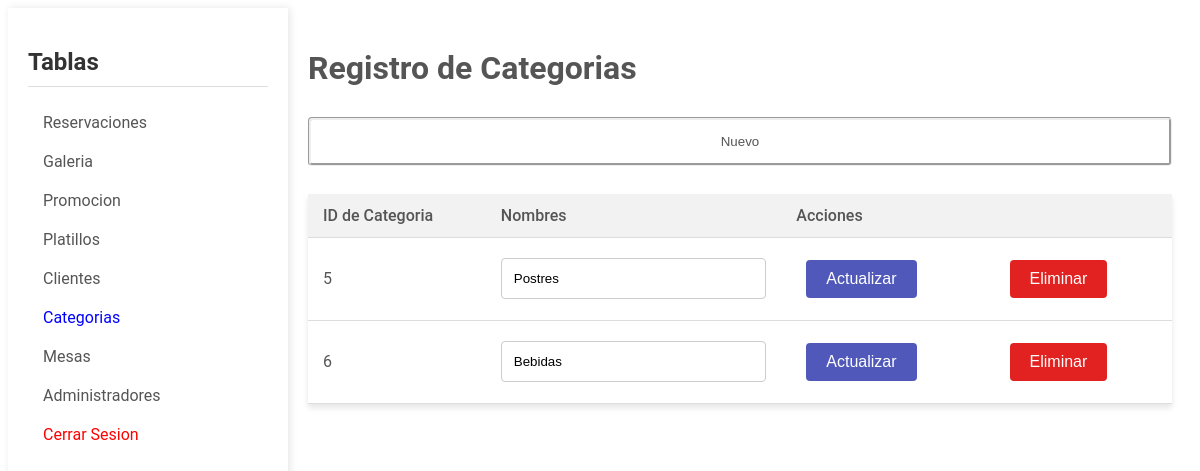
/admCategoria.php (signed in), run on an earlier commit of the app's database.
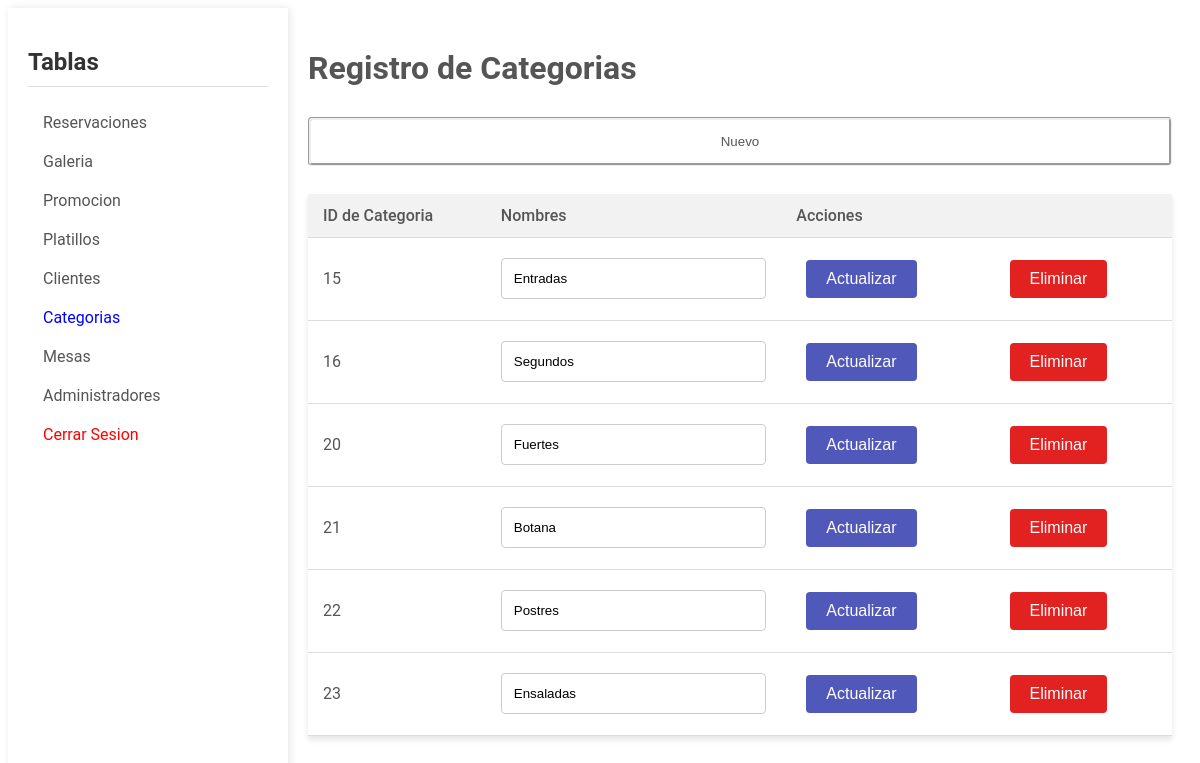
And on a later commit of the database.
### tables this page shows
CREATE TABLE `categoria` (
  `idCategoria` int(11) NOT NULL,
  `nombre` varchar(50) DEFAULT NULL
);

### dao/Database.php (called while the page is built, shortened)
<?php
class Database
{
    private static $instance = null;
    private function __construct()
    {
        $dsn = 'mysql:host=localhost;dbname=higal';
        $username = 'esteban';
        $password = '@Database23';
        $options = [
            PDO::ATTR_PERSISTENT => true,
            PDO::ATTR_ERRMODE => PDO::ERRMODE_EXCEPTION
        ];
        try {
            $this->pdo = new PDO($dsn, $username, $password, $options);
        } catch (PDOException $e) {
            echo 'Connection failed: ' . $e->getMessage();
        }
    }
    public static function getInstance()
    {
        if (self::$instance === null) {
            self::$instance = new Database();
        }
        return self::$instance->pdo;
    }
}

### dao/categoriaDAO.php (called while the page is built, shortened)
<?php
require_once 'Database.php';
class CategoriaDAO
{
    private $pdo;
    public function __construct()
    {
        $this->pdo = Database::getInstance();
    }
    public function obtenerCategorias()
    {
        try {
            $sql = "SELECT * FROM categoria";
            $stmt = $this->pdo->prepare($sql);
            $stmt->execute();
            $datos = $stmt->fetchAll(PDO::FETCH_ASSOC);
            return $datos;
        } catch (PDOException $e) {
            echo "Error: " . $e->getMessage();
            return false;
        }
    }
}

### admCategoria.php (the view, shortened to what this page needs)
<?php
include 'dao/categoriaDAO.php';
?>
<!DOCTYPE html>
<html lang="es">
<head>
    <link rel="stylesheet" href="assets/css/adminPanel.css">
</head>
<body>
    <div class="container">
        <aside class="sidebar">
            <h2>Tablas</h2>
            <ul>
                <li><a href="admReservacion.php">Reservaciones</a></li>
                <li><a href="admGaleria.php">Galeria</a></li>
                <li><a href="admPromocion.php">Promocion</a></li>
                <li><a href="admPlatillo.php">Platillos</a></li>
                <li><a href="admCliente.php">Clientes</a></li>
                <li><a href="admCategoria.php" style="color:blue;">Categorias</a></li>
                <li><a href="admMesa.php">Mesas</a></li>
                <li><a href="admAdmin.php">Administradores</a></li>
                <li><a href="controller/sesionKiller.php" style="color:#ff0000;">Cerrar Sesion</a></li>
            </ul>
        </aside>
        <main class="content">
            <h1>Registro de Categorias</h1>
            <button onclick="mostrarFormulario()">Nuevo</button>
            <table>
                <thead>
                    <tr>
                        <th>ID de Categoria</th>
                        <th>Nombres</th>
                        <th>Acciones</th>
                        <th></th>
                    </tr>
                </thead>
                <tbody>
                    <?php
                    $categoriaDAO = new CategoriaDAO;
                    $datos = $categoriaDAO->obtenerCategorias();
                    if ($datos !== false && count($datos) > 0) {
                        foreach ($datos as $row) {
                            echo "
                        <tr>
                            <form action='controller/categoriaLogic.php' method='post'>
                                <td><input type='hidden' name='idCategoria' value='" . htmlspecialchars($row["idCategoria"]) . "'>
                                    " . htmlspecialchars($row["idCategoria"]) . "
                                </td>
                                <td><input type='text' name='nombre' value='" . htmlspecialchars($row["nombre"]) . "'></td>
                                <td>
                                    <input type='hidden' name='action' value='update'>
                                    <input type='submit' style='background-color: #5058ba; margin:10px; color: white; padding: 10px 20px; border: none; border-radius: 4px; cursor: pointer; font-size: 16px;' value='Actualizar'>
                                </td>
                            </form>
                            <td>
                                <form action='controller/categoriaLogic.php' method='post'>
                                    <input type='hidden' name='idCategoria' value='" . htmlspecialchars($row["idCategoria"]) . "'>
                                    <input type='hidden' name='action' value='delete'>
                                    <input type='submit' style='background-color: #e22121; margin:10px; color: white; padding: 10px 20px; border: none; border-radius: 4px; cursor: pointer; font-size: 16px;' value='Eliminar'>
                                </form>
                            </td>
                        </tr>";
                        }
                    } else {
                        echo "<tr><td colspan='5'>No se encontraron administradores.</td></tr>";
                    }
                    ?>
                </tbody>
            </table>
        </main>
    </div>
</body>
</html>

What changed in the data, as far as the page shows it:
removed categoria: idCategoria "5", nombre "Postres"
removed categoria: idCategoria "6", nombre "Bebidas"
added categoria: idCategoria "15", nombre "Entradas"
added categoria: idCategoria "16", nombre "Segundos"
added categoria: idCategoria "20", nombre "Fuertes"
added categoria: idCategoria "21", nombre "Botana"
added categoria: idCategoria "22", nombre "Postres"
added categoria: idCategoria "23", nombre "Ensaladas"
